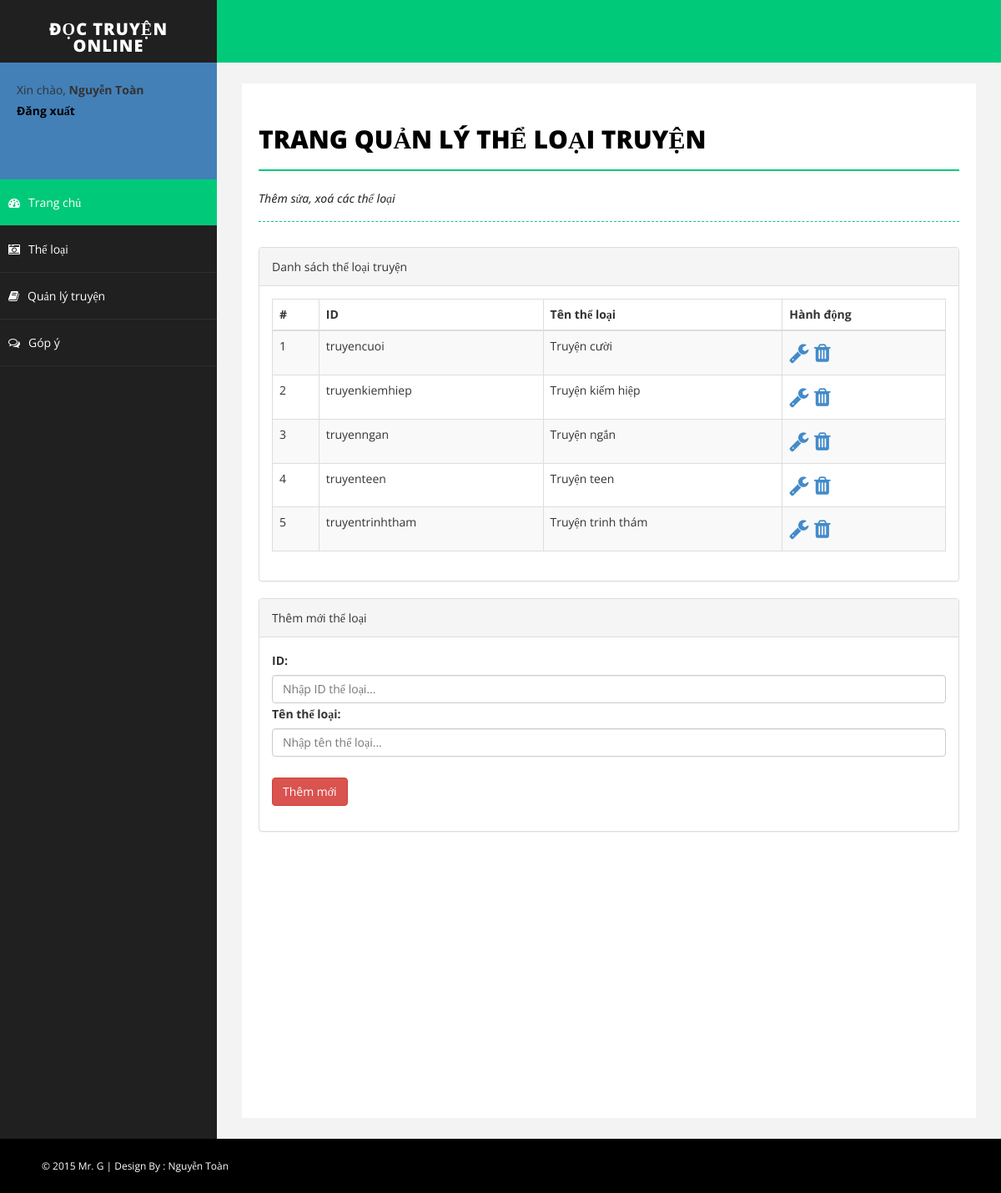
/code/admin/index.php?trang=theloai (signed in), run on the app's committed database.
### tables this page shows
CREATE TABLE IF NOT EXISTS `theloai` (
  `stt` int(100) NOT NULL AUTO_INCREMENT,
  `theloai_id` text NOT NULL,
  `theloai_name` text NOT NULL,
  PRIMARY KEY (`stt`)
);

### code/include/class.php (called while the page is built, shortened)
<?php
	class PDOcon{
		public $con;
		function __construct(){
			try {
				$this->con = new PDO('mysql:host=localhost;dbname=truyen;charset=utf8', 'root', '');
				}
				catch (PDOException $e){
				echo 'Connection failed: ' . $e->getMessage();
				}
		}
		function exe($sql){
			$stmt = $this->con->prepare($sql);
			$stmt->execute();
			return $stmt->fetchAll();
		}
	}
?>

### code/admin/include/theloai.php (the view, shortened to what this page needs)
<?php
	$tl = new PDOcon();
	$tlsql = 'select * from theloai';
	$tlresult = $tl->exe($tlsql);
?>
    <div id="wrapper">
        <div>
            <div id="page-inner">
                <div class="row">
                    <div class="col-md-12">
                        <h1 class="page-head-line">Trang quản lý thể loại truyện</h1>
                        <h1 class="page-subhead-line">Thêm sửa, xoá các thể loại</h1>
                    </div>
                </div>
            <div class="row">
                <div class="col-lg-12 col-md-12 col-sm-12 col-xs-12">
                    <div class="panel panel-default">
                        <div class="panel-heading">
                            Danh sách thể loại truyện
                        </div>
                        <div class="panel-body admin-theloai">
                            <div class="table-responsive">
                                <table class="table table-striped table-bordered table-hover">
                                    <thead>
                                        <tr>
                                            <th>#</th>
                                            <th>ID</th>
                                            <th>Tên thể loại</th>
											<th>Hành động</th>
                                        </tr>
                                    </thead>
                                    <tbody>
                                        <?php
											$i = 1;
											foreach ($tlresult as $row){
										?>
										<tr>
											<td><?php echo $i++; ?></td>
											<td><?php echo $row['theloai_id']; ?></td>
											<td><?php echo $row['theloai_name']; ?></td>
											<td>
												<a href="?trang=theloai&action=modify&stt=<?php echo $row['stt']; ?>"><i class="fa fa-wrench"></i></a>
												<a href="?trang=theloai&action=delete&stt=<?php echo $row['stt']; ?>"><i class="fa fa-trash"></i></a>
											</td>
										</tr>
										<?php
											}
										?>
                                    </tbody>
                                </table>
                            </div>
                        </div>
                    </div>
                </div>
            </div>
			<div class="row">
                <div class="col-lg-12 col-md-12 col-sm-12 col-xs-12">
                    <div class="panel panel-default">
                        <div class="panel-heading">
                            Thêm mới thể loại
                        </div>
                        <div class="panel-body admin-theloai">
                            <form class="form-group" method="POST" action="include/themmoitheloai.php">
								<label>ID:</label>
								<input type="text" name="theloai_id" class="form-control" placeholder="Nhập ID thể loại..." required />
								<label>Tên thể loại:</label>
								<input name="theloai_name" class="form-control" placeholder="Nhập tên thể loại..." required />
								<input type="submit" value="Thêm mới" class="btn btn-danger" />
							</form>
                        </div>
                    </div>
                </div>
            </div>
        </div>
    </div>

### code/admin/assets/css/basic.css (style rules this page uses)
body { font-family: 'Open Sans', 'Calibri','Times New Roman'; line-height:25px; }
#wrapper { width: 100%; background: #202020; }
#page-inner { width: 100%; margin: 10px 20px 10px 0px; background-color: #fff!important; padding: 10px; min-height: 1200px; }
.page-head-line { font-size: 30px; text-transform: uppercase; color: #000; font-weight: 800; padding-bottom: 20px; border-bottom: 2px solid #00CA79; margin-bottom: 10px; }
.page-subhead-line { font-size: 14px; padding-top: 5px; padding-bottom: 20px; font-style:italic; margin-bottom:30px; border-bottom:1px dashed #00CA79; }

### code/admin/assets/css/custom.css (style rules this page uses)
.admin-theloai .table tr td:nth-child(4) { font-size: 25px; }

### data on the page
theloai: theloai "truyencuoi", theloai_name "Truyện cười"
theloai: theloai "truyenkiemhiep", theloai_name "Truyện kiếm hiệp"
theloai: theloai "truyenngan", theloai_name "Truyện ngắn"
theloai: theloai "truyenteen", theloai_name "Truyện teen"
theloai: theloai "truyentrinhtham", theloai_name "Truyện trinh thám"

### other printed values
$_SESSION['fullname'] "Nguyễn Toàn"
